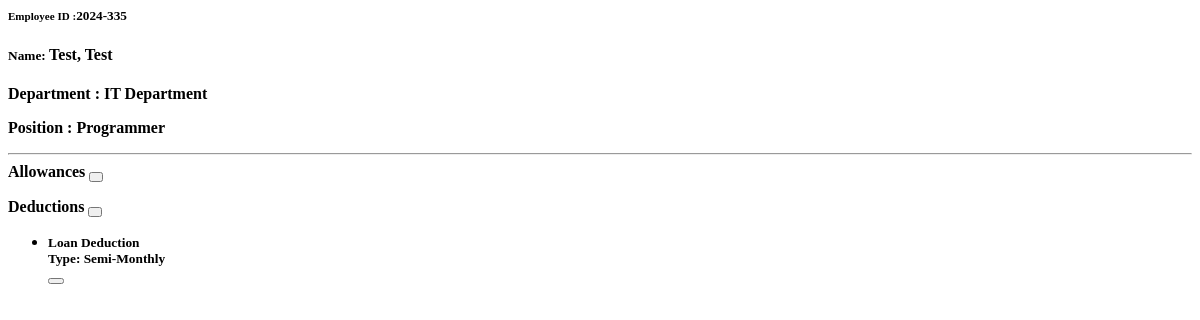
The page /view_employee.php?id=10 on the database as committed earlier.
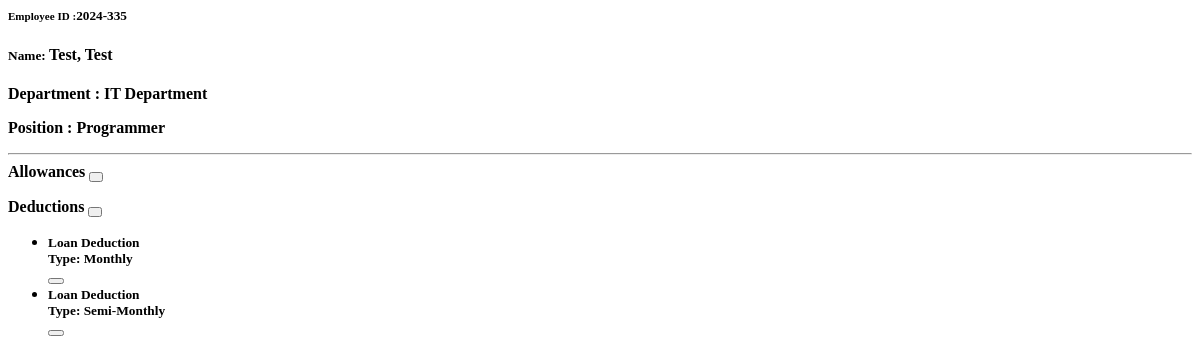
The same page on the database as committed later.
### tables this page shows
CREATE TABLE `employee_deductions` (
  `id` int(30) NOT NULL,
  `employee_id` int(30) NOT NULL,
  `deduction_id` int(30) NOT NULL,
  `type` tinyint(1) NOT NULL COMMENT '1 = Monthly, 2= Semi-Montly, 3 = once',
  `amount` float NOT NULL,
  `effective_date` date NOT NULL,
  `date_created` datetime NOT NULL DEFAULT current_timestamp()
);

CREATE TABLE `deductions` (
  `id` int(30) NOT NULL,
  `deduction` text NOT NULL,
  `description` text NOT NULL
);

### view_employee.php (the view, shortened to what this page needs)
<?php include 'db_connect.php' ?>
<div class="contriner-fluid">
	<div class="col-md-12">
		<h5><b><small>Employee ID :</small><?php echo $employee_no ?></b></h5>
		<h4><b><small>Name: </small><?php echo ucwords($lastname.", ".$firstname." ",$middlename) ?></b></h4>
		<p><b>Department : <?php echo ucwords($dname) ?></b></p>
		<p><b>Position : <?php echo ucwords($pname) ?></b></p>
		<hr class="divider">
		<div class="row">
			<div class="col-md-6">
				<div class="card">
					<div class="card-header">
						<span><b>Allowances</b></span>
						<button class="btn btn-primary btn-sm float-right" style="padding: 3px 5px" type="button" id="new_allowance"><i class="fa fa-plus"></i></button>
					</div>
				</div>
			</div>
			<div class="col-md-6">
				<div class="card">
					<div class="card-header">
						<span><b>Deductions</b></span>
						<button class="btn btn-primary btn-sm float-right" style="padding: 3px 5px" type="button" id="new_deduction"><i class="fa fa-plus"></i></button>
					</div>
					<div class="card-body">
						<ul class="list-group">
							<?php
							$deductions = $conn->query("SELECT ea.*,d.deduction as dname FROM employee_deductions ea inner join deductions d on d.id = ea.deduction_id where ea.employee_id=".$_GET['id']." order by ea.type asc,date(ea.effective_date) asc, d.deduction asc ");
							$t_arr = array(1=>"Monthly",2=>"Semi-Monthly",3=>"Once");
							while($row=$deductions->fetch_assoc()):
							?>
						  <li class="list-group-item d-flex justify-content-between align-items-center dlist" data-id="<?php echo $row['id'] ?>">
						  	<span>
						    <p><small><?php echo $row['dname'] ?></small></p>
						    <p><small>Type: <?php echo $t_arr[$row['type']] ?></small></p>
						    </span>
						    <button class="badge badge-danger badge-pill btn remove_deduction" type="button"  data-id="<?php echo $row['id'] ?>"><i class="fa fa-trash"></i></button>
						  </li>
						<?php endwhile; ?>
						</ul>
					</div>
				</div>
			</div>
		</div>
		</div>
	</div>

### view_employee.php (style rules this page uses)
.list-group-item>span>p { margin:unset; }
.list-group-item>span>p>small { font-weight: 700 }

Rows that differ between the two databases and show on the page:
added employee_deductions: deduction.deduction "Loan Deduction", type "Monthly"
